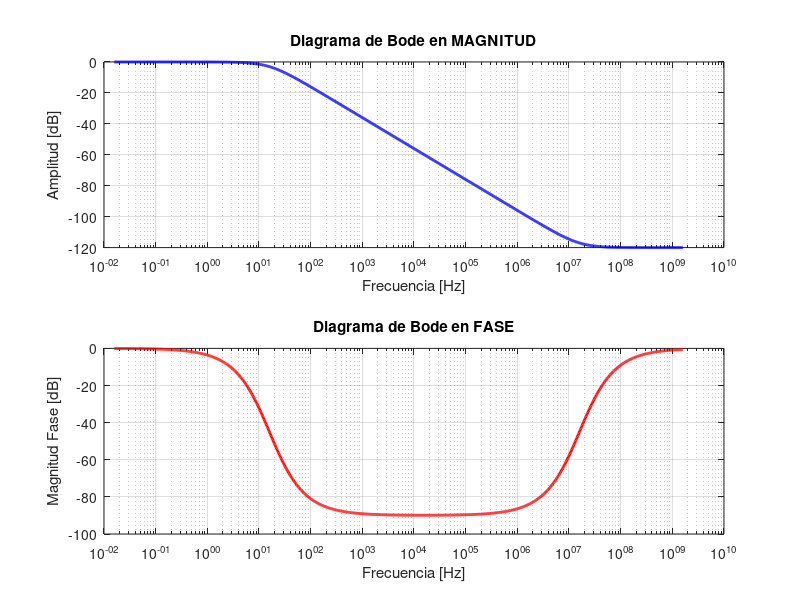

The MATLAB source for this figure:
clear; clc;

R1 = 10e3;
R2 = 10e3;
R3 = 10e3;
R4 = 10e3;
C = 1e-6;
C1 = 1e-12;

num = R4*R2*[R1*C1 1];

den = R3*R1*[R2*C 1];

G_s = tf(num,den);

N = 1000;
w = logspace(-1, 10, N);

s = 1i*w;
P = (num(1)*s + num(2))./(den(1)*s + den(2));

P_mag = 20*log10(abs(P));

P_ph = angle(P)*180/pi;
    
figure;
subplot(2,1,1);
semilogx(w./(2*pi), P_mag, 'b-', 'LineWidth', 2);
grid on;
xlabel('Frecuencia [Hz]');
ylabel('Amplitud [dB]');
title('Diagrama de Bode en MAGNITUD');

subplot(2,1,2);
semilogx(w./(2*pi), P_ph, 'r-', 'LineWidth', 2);
grid on;
xlabel('Frecuencia [Hz]');
ylabel('Magnitud Fase [dB]');
title('Diagrama de Bode en FASE');